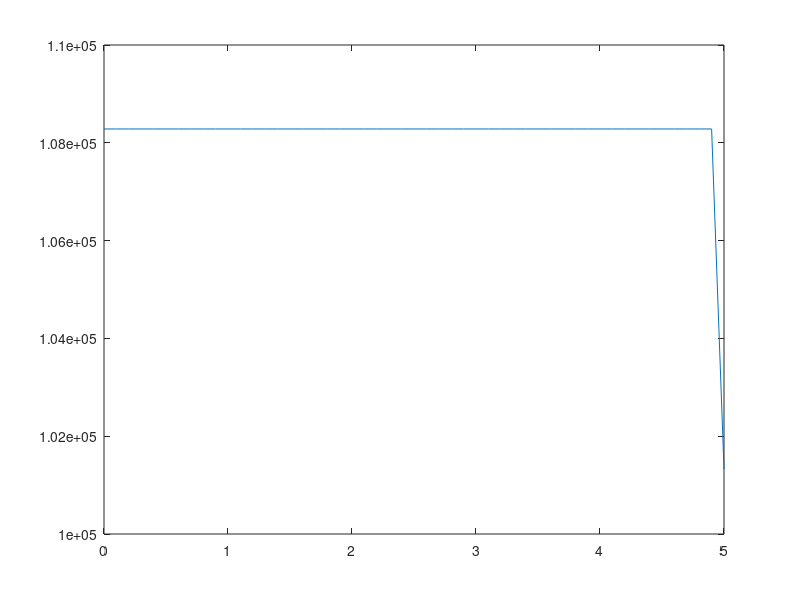

Write MATLAB code to recreate this figure.
% HW 1
% Will Buziak
% Thermodynamics

%Plot the equation for pressure distribution for #'s 5 & 6,
%between 0 & h

%% Problem 5

%% initialize
m = 15; % kg
A = .05; % m^2
h = .05; % m
Z_l = .2; %m
rho = 997; %kg/m^3
g = 9.81; % m/s^2

z = 0:.01:.5;
pressure = 101325 + (m*g)/A + 104268.*(z<.5) + 997*9.81.*(z<.2);

%% plot 

plot(z,pressure)
xlim([0,.5])
ylim([1,2.3e5])

close

%% Problem 6

height = 5; % m
alpha = .007; %s^2/m^2

y = 0:.1:5;
p = 101325 + 709.275*9.81.*(y<5);

%% plot
plot(y,p)
xlim([0,5])

